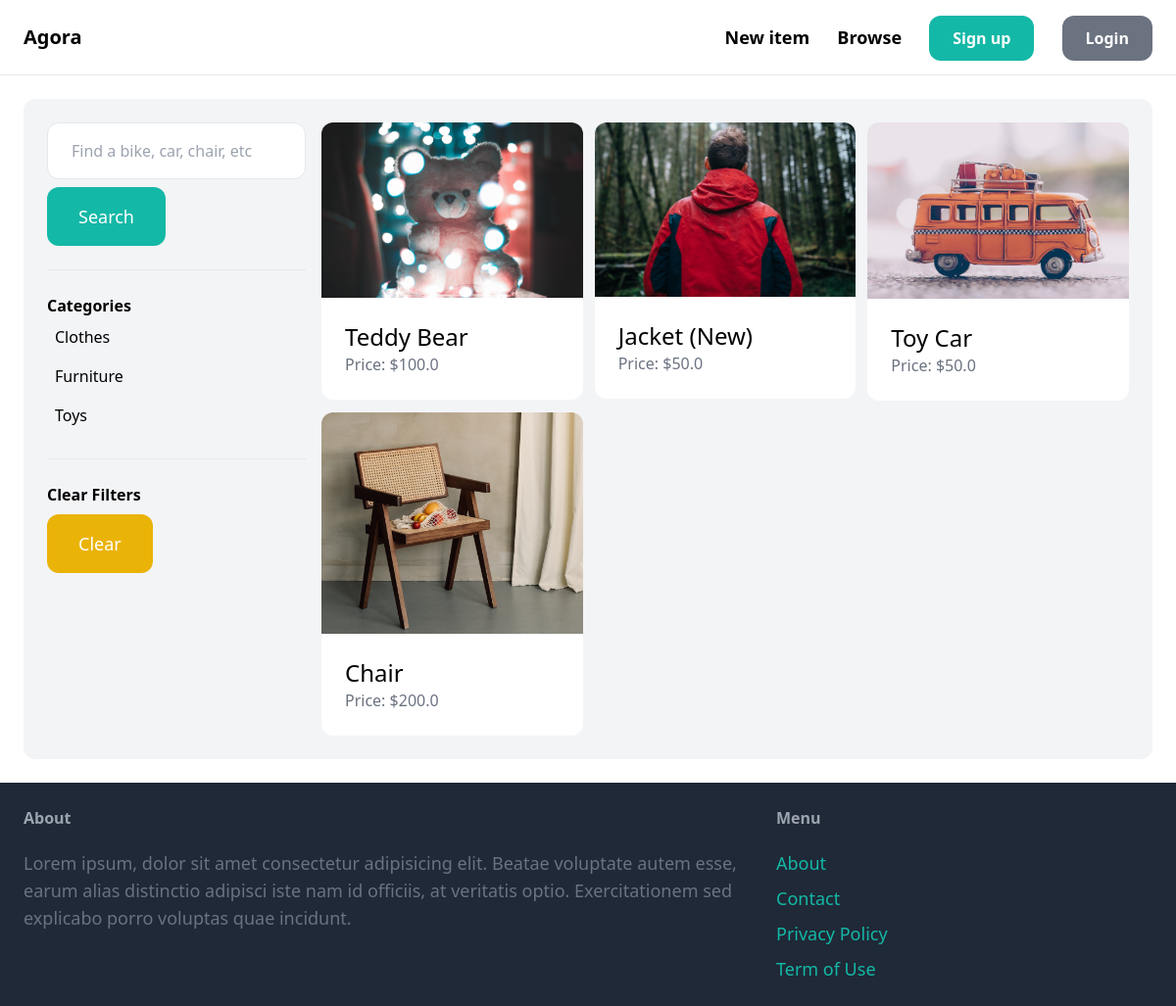
The app's page /items/ with its own data.
### item/models.py (models this page shows, shortened)
class Category(models.Model):
    name = models.CharField(max_length=255)
    class Meta:
        ordering = ('name',)
        verbose_name_plural = 'Categories'

class Item(models.Model):
    category = models.ForeignKey(Category, related_name='items', on_delete=models.CASCADE)
    name = models.CharField(max_length=255)
    description = models.TextField(blank=True, null=True)
    price = models.FloatField()
    image = models.ImageField(upload_to='item_images', blank=True, null=True)
    is_sold = models.BooleanField(default=False)
    created_by = models.ForeignKey(User, related_name='items', on_delete=models.CASCADE)
    create_at = models.DateTimeField(auto_now_add=True)

### item/views.py (the view)
# urls.py: path('', views.items, name='items'),
def items(request):
    items = Item.objects.filter(is_sold=False)
    query = request.GET.get('query', '')
    category_id = request.GET.get('category', 0)
    categories = Category.objects.all()
    if category_id:
        items = items.filter(category_id=category_id)
    if query:
        items = items.filter(Q(name__icontains=query) | Q(description__icontains=query))
    context = {
        'items': items,
        'query': query,
        'categories': categories,
        'category_id': int(category_id),
    }
    return render(request, 'item/items.html', context=context)

### item/templates/item/items.html (shortened to what this page needs)
{% extends 'core/base.html' %}
{% block content %}
    <div class="p-6 grid grid-cols-4 gap-4 rounded-xl bg-gray-100">
        <div class="col-span-1">
            <form method="GET" action="{% url 'item:items' %}">
                <input type="text" name="query" class="w-full py-4 px-6 border rounded-xl" value="{{ query }}" placeholder="Find a bike, car, chair, etc">
            <button class="mt-2 py-4 px-8 text-lg bg-teal-500 text-white rounded-xl">Search</button>
            </form>
            <hr class="my-6">
            <p class="font-semibold">Categories</p>
            <ul>
                {% for category in categories %}
                    <li class="py-2 px-2 rounded-xl {% if category.id == category_id %} bg-gray-200{% endif %}">
                        <a href="{% url 'item:items' %}?query={{ query }}&category={{ category.id }}"> {{ category.name }}</a>
                    </li>
                {% endfor %}
            </ul>
            <hr class="my-6">
            <p class="font-semibold">Clear Filters</p>
            <ul>
                <li><a href="{% url 'item:items' %}" class="mt-2 py-4 px-8 inline-block bg-yellow-500 text-lg rounded-xl text-white">Clear</a></li>
            </ul>
        </div>
        <div class="col-span-3">
            <div class="grid grid-cols-3 gap-3">
                {% for item in items %}
                    <div>
                        <a href="{% url 'item:detail' item.id %}">
                            <div>
                                <img src="{{ item.image.url }}" class="rounded-t-xl">
                            </div>
                            <div class="p-6 bg-white rounded-b-xl">
                                <h2 class="text-2xl"> {{ item.name }} </h2>
                                <p class="text-gray-500"> Price: ${{item.price}} </p>
                            </div>
                        </a>
                    </div>
                {% endfor %}
            </div>
        </div>
    </div>
{% endblock content %}

### core/templates/core/base.html (shortened to what this page needs)
<!DOCTYPE html>
<html>
    <head>
        <link rel="stylesheet" href="">
        <script src="https://cdn.tailwindcss.com"></script>
    </head>
    <body>
        <nav class="py-6 px-6 flex justify-between items-center border-b border-gray-200">
            <a href="/" class="text-xl font-semibold">Agora</a>
            <div class="space-x-6">
                <a href="{% url 'item:new' %}" class="text-lg font-semibold hover:text-gray-500">New item</a>
                <a href="{% url 'item:items' %}" class="text-lg font-semibold hover:text-gray-500">Browse</a>
                {% if request.user.is_authenticated %}
                <a href="{% url 'conversation:inbox' %}" class="px-6 py-3 text-leg font-semibold bg-teal-500 text-white rounded-xl hover:bg-teal-700">Inbox</a>
                <a href="{% url 'dashboard:index' %}" class="px-6 py-3 text-leg font-semibold bg-gray-500 text-white rounded-xl hover:bg-gray-700">Dashboard</a>
                {% else %}
                    <a href="{% url 'core:signup' %}" class="px-6 py-3 text-leg font-semibold bg-teal-500 text-white rounded-xl hover:bg-teal-700">Sign up</a>
                    <a href="{% url 'core:login' %}" class="px-6 py-3 text-leg font-semibold bg-gray-500 text-white rounded-xl hover:bg-gray-700">Login</a>
                {% endif %}
            </div>
        </nav>
        <div class="px-6 py-6">
            {% block content %}
            {% endblock content %}
        </div>
        <footer class="py-6 px-6 flex justify-between bg-gray-800">
            <div class="w-2/3 pr-10">
                <h3 class="mb-5 font-semibold text-gray-400">About</h3>
                <p class="text-lg text-gray-500">Lorem ipsum, dolor sit amet consectetur adipisicing elit. Beatae voluptate autem esse, earum alias distinctio adipisci iste nam id officiis, at veritatis optio. Exercitationem sed explicabo porro voluptas quae incidunt. </p>
            </div>
            <div class="w-1/3">
                <h3 class="mb-5 font-semibold text-gray-400">Menu</h3>
                <ul class="space-y-2">
                    <li><a href="#" class="text-lg text-teal-500 hover:text-teal-700">About</a></li>
                    <li><a href="{% url 'core:contact' %}" class="text-lg text-teal-500 hover:text-teal-700">Contact</a></li>
                    <li><a href="#" class="text-lg text-teal-500 hover:text-teal-700">Privacy Policy</a></li>
                    <li><a href="#" class="text-lg text-teal-500 hover:text-teal-700">Term of Use</a></li>
                </ul>
            </div>
        </footer>
    </body>
</html>

### records on screen
Category: name "Clothes"
Category: name "Furniture"
Category: name "Toys"
Item: image (picture), name "Teddy Bear", price "100.0"
Item: image (picture), name "Jacket (New)", price "50.0"
Item: image (picture), name "Toy Car", price "50.0"
Item: image (picture), name "Chair", price "200.0"
